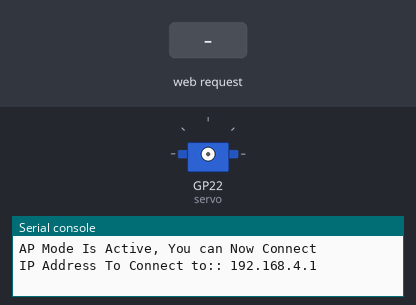
A program run on a simulated Raspberry Pi Pico running MicroPython. On the bench: servo, the last lines printed to the serial console. The inputs (shaded band) are chosen by the test bench. The board's own WiFi access point starts at once; servo angles are drawn from the pulse width (0.5 ms = 0°, 2.5 ms = 180°).

Above: at 1.2 s.
1.3 s: HTTP request GET /servo?angle=90 received
2.8 s: HTTP request GET /servo?angle=0 received
At 4.0 s:
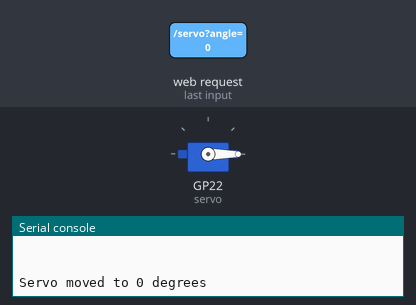
4.3 s: HTTP request GET /servo?angle=45 received
At 5.2 s:
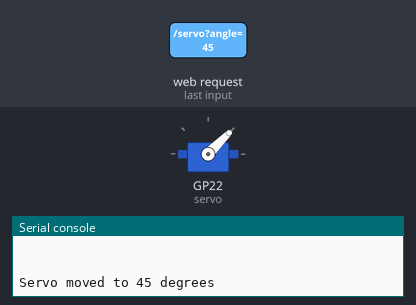
5.8 s: HTTP request GET /servo?angle=135 received
At 6.3 s:
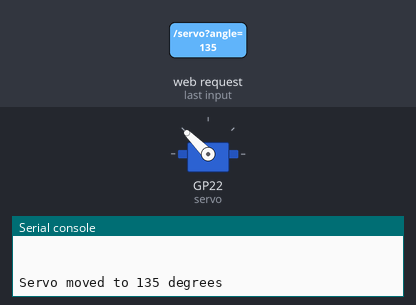
7.3 s: HTTP request GET /servo?angle=180 received
At 8.7 s:
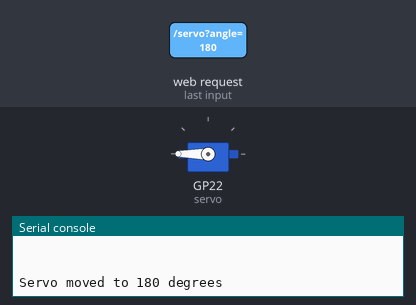
Timing chart, 0 to 10.3 s (numbered marks = the images above; inputs shaded):
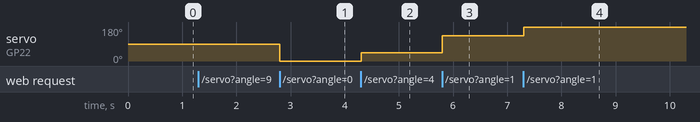

The program:

9._servoControlByAPMode.py
```python
import network
import socket
from time import sleep
from machine import Pin, PWM

# 서보 핀 및 주파수 설정
servo = PWM(Pin(22))
servo.freq(50)

def set_angle(servo, angle):
    """
    서보 모터의 각도를 설정하는 함수
    """
    duty = int(((((angle) * 2) / 180) + 0.5) / 20 * 65535)
    servo.duty_u16(duty)
    print(f"Servo moved to {angle} degrees")

def web_page():
    """
    HTML 페이지 생성
    """
    html = """
            <!DOCTYPE html>
            <html lang="ko">
            <head>
            <meta charset="UTF-8">
            <title>서보모터 제어</title>
            <meta name="viewport" content="width=device-width, initial-scale=1">
            </head>
            <body>
            <h1>서보모터 제어</h1>
            <a href="/servo?angle=0"><button style="height:100px; width:200px; font-size:20px">0° (0도)</button></a>
            <a href="/servo?angle=45"><button style="height:100px; width:200px; font-size:20px">45° (45도)</button></a>
            <a href="/servo?angle=90"><button style="height:100px; width:200px; font-size:20px">90° (90도)</button></a>
            <a href="/servo?angle=135"><button style="height:100px; width:200px; font-size:20px">135° (135도)</button></a>
            <a href="/servo?angle=180"><button style="height:100px; width:200px; font-size:20px">180° (180도)</button></a>
            </body>
            </html>
           """
    return html

def handle_request(request):
    """
    HTTP 요청 처리 및 명령 수행
    """
    if '/servo?angle=' in request:
        try:
            # 요청에서 각도 값 추출
            angle = int(request.split("/servo?angle=")[1].split(" ")[0])
            set_angle(servo, angle)
        except Exception as e:
            print(f"Error parsing angle: {e}")

def ap_mode(ssid, password):
    """
    AP 모드 활성화 함수
    """
    ap = network.WLAN(network.AP_IF)
    ap.config(essid=ssid, password=password)
    ap.active(True)

    while not ap.active():
        print("AP 설정 중...")
        sleep(1)

    print("AP Mode Is Active, You can Now Connect")
    print("IP Address To Connect to:: " + ap.ifconfig()[0])

    # 소켓 생성
    s = socket.socket(socket.AF_INET, socket.SOCK_STREAM)
    s.setsockopt(socket.SOL_SOCKET, socket.SO_REUSEADDR, 1)  # 포트 재사용 설정
    s.bind(('', 80))
    s.listen(5)

    while True:
        conn, addr = s.accept()
        print(f"Got a connection from {addr}")
        try:
            request = conn.recv(1024).decode('utf-8')
            print(f"Content = {request}")

            # 요청 처리
            handle_request(request)

            # HTML 응답 반환
            response = web_page()
            conn.sendall(response.encode('utf-8'))
        except Exception as e:
            print(f"Error: {e}")
        finally:
            conn.close()

# AP 모드 실행
try:
    ap_mode('haha', '11111111')
except KeyboardInterrupt:
    print("Stopped by user.")
```

Measured:
- after the input at 2.8 s, servo on GP22 (servo): 90° → 0° at once
- after the input at 4.3 s, servo on GP22 (servo): 0° → 45° at once
- after the input at 5.8 s, servo on GP22 (servo): 45° → 135° at once
- after the input at 7.3 s, servo on GP22 (servo): 135° → 180° at once
